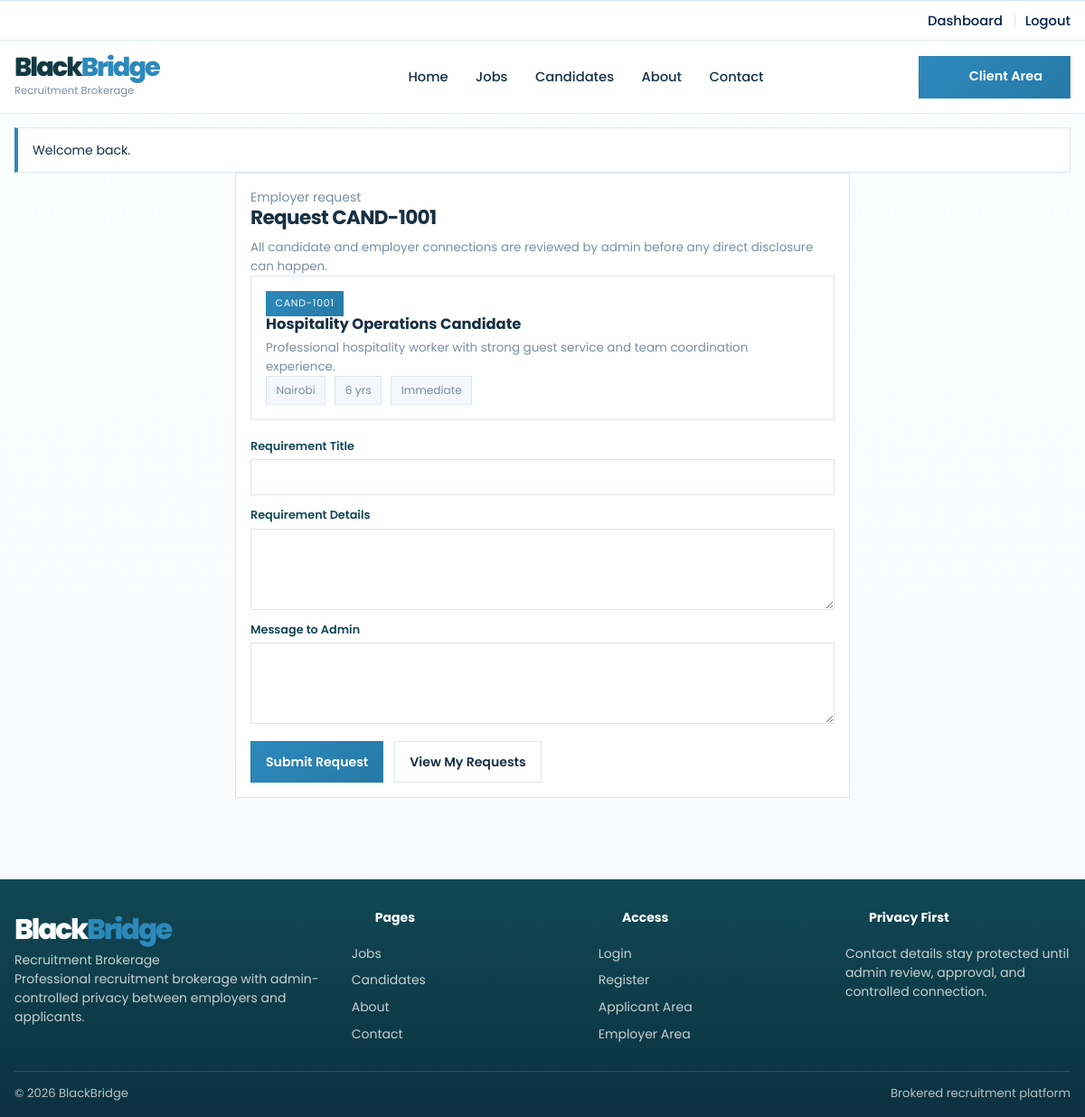
Screenshot of /request-candidate.php?id=1 (signed in) with the database file from the repository.
### tables this page shows
CREATE TABLE IF NOT EXISTS candidate_profiles (
    id INT UNSIGNED AUTO_INCREMENT PRIMARY KEY,
    user_id INT UNSIGNED NOT NULL UNIQUE,
    candidate_code VARCHAR(30) NOT NULL UNIQUE,
    headline VARCHAR(255) NULL,
    bio TEXT NULL,
    experience_years INT UNSIGNED NOT NULL DEFAULT 0,
    education_level VARCHAR(150) NULL,
    location VARCHAR(150) NULL,
    expected_salary_min DECIMAL(10, 2) NULL,
    expected_salary_max DECIMAL(10, 2) NULL,
    availability VARCHAR(80) NULL,
    address TEXT NULL,
    status ENUM('Draft', 'Pending', 'Approved', 'Rejected') NOT NULL DEFAULT 'Draft',
    approval_notes TEXT NULL,
    admin_notes TEXT NULL,
    is_featured TINYINT(1) NOT NULL DEFAULT 0,
    submitted_at DATETIME NULL,
    approved_at DATETIME NULL,
    created_at DATETIME NOT NULL DEFAULT CURRENT_TIMESTAMP,
    updated_at DATETIME NOT NULL DEFAULT CURRENT_TIMESTAMP ON UPDATE CURRENT_TIMESTAMP,
    CONSTRAINT fk_candidate_profiles_user
        FOREIGN KEY (user_id) REFERENCES users(id)
        ON DELETE CASCADE
);

### request-candidate.php (the view, shortened to what this page needs)
<?php
require_once __DIR__ . '/config/config.php';
$candidateId = (int) ($_GET['id'] ?? $_POST['candidate_id'] ?? 0);
$candidate = null;
if ($candidateId > 0) {
    $candidateStatement = $pdo->prepare(
        'SELECT cp.*,
                (
                    SELECT cs.skill_name
                    FROM candidate_skills cs
                    WHERE cs.profile_id = cp.id
                    ORDER BY cs.id ASC
                    LIMIT 1
                ) AS primary_skill
         FROM candidate_profiles cp
         WHERE cp.id = :id AND cp.status = "Approved"
         LIMIT 1'
    );
    $candidateStatement->execute(['id' => $candidateId]);
    $candidate = $candidateStatement->fetch();
}
require_once __DIR__ . '/includes/header.php';
?>
<section class="section">
    <div class="container auth-shell">
        <span class="eyebrow">Employer request</span>
        <h1><?= $candidate ? 'Request ' . e($candidate['candidate_code']) : 'Submit a Hiring Request' ?></h1>
        <p>All candidate and employer connections are reviewed by admin before any direct disclosure can happen.</p>
        <?php if ($candidate): ?>
            <?php $summary = candidate_public_summary($candidate); ?>
            <article class="panel" style="margin-bottom: 1rem;">
                <span class="candidate-code-badge"><?= e($summary['candidate_code']) ?></span>
                <h3><?= e($summary['primary_skill']) ?> Candidate</h3>
                <p><?= e(truncate_text($summary['bio'], 150)) ?></p>
                <div class="inline-meta">
                    <span><?= e($summary['location']) ?></span>
                    <span><?= e($summary['experience_years']) ?> yrs</span>
                    <span><?= e($summary['availability']) ?></span>
                </div>
            </article>
        <?php endif; ?>
        <form method="post">
            <div class="form-grid">
                <div class="field full">
                    <label for="requirement_title">Requirement Title</label>
                    <input id="requirement_title" name="requirement_title" type="text" value="<?= e(old('requirement_title')) ?>" required>
                </div>
                <div class="field full">
                    <label for="requirement_details">Requirement Details</label>
                    <textarea id="requirement_details" name="requirement_details" required><?= e(old('requirement_details')) ?></textarea>
                </div>
                <div class="field full">
                    <label for="message_to_admin">Message to Admin</label>
                    <textarea id="message_to_admin" name="message_to_admin" required><?= e(old('message_to_admin')) ?></textarea>
                </div>
            </div>
            <div class="card-actions" style="margin-top: 1.2rem;">
                <button class="button button-dark" type="submit">Submit Request</button>
                <a class="ghost-button" href="<?= e(app_url('employer/requests.php')) ?>">View My Requests</a>
            </div>
        </form>
    </div>
</section>
<?php require_once __DIR__ . '/includes/footer.php'; ?>

### rows the page displays
candidate_profiles: candidate_code "CAND-1001", bio "Professional hospitality worker with strong guest service and team coordination experience.", location "Nairobi", experience_years "6", availability "Immediate"

### other values shown
$brandPrimary "Black"
$brandAccent "Bridge"
$brandTagline "Recruitment Brokerage"
$item['label'] "Home"
$item['label'] "Jobs"
$item['label'] "Candidates"
$item['label'] "About"
$item['label'] "Contact"
$flash['message'] "Welcome back."
$summary['primary_skill'] "Hospitality Operations"
site_setting($pdo, 'footer.privacy_title', 'Privacy First') "Privacy First"
$siteDisplayName "BlackBridge"
